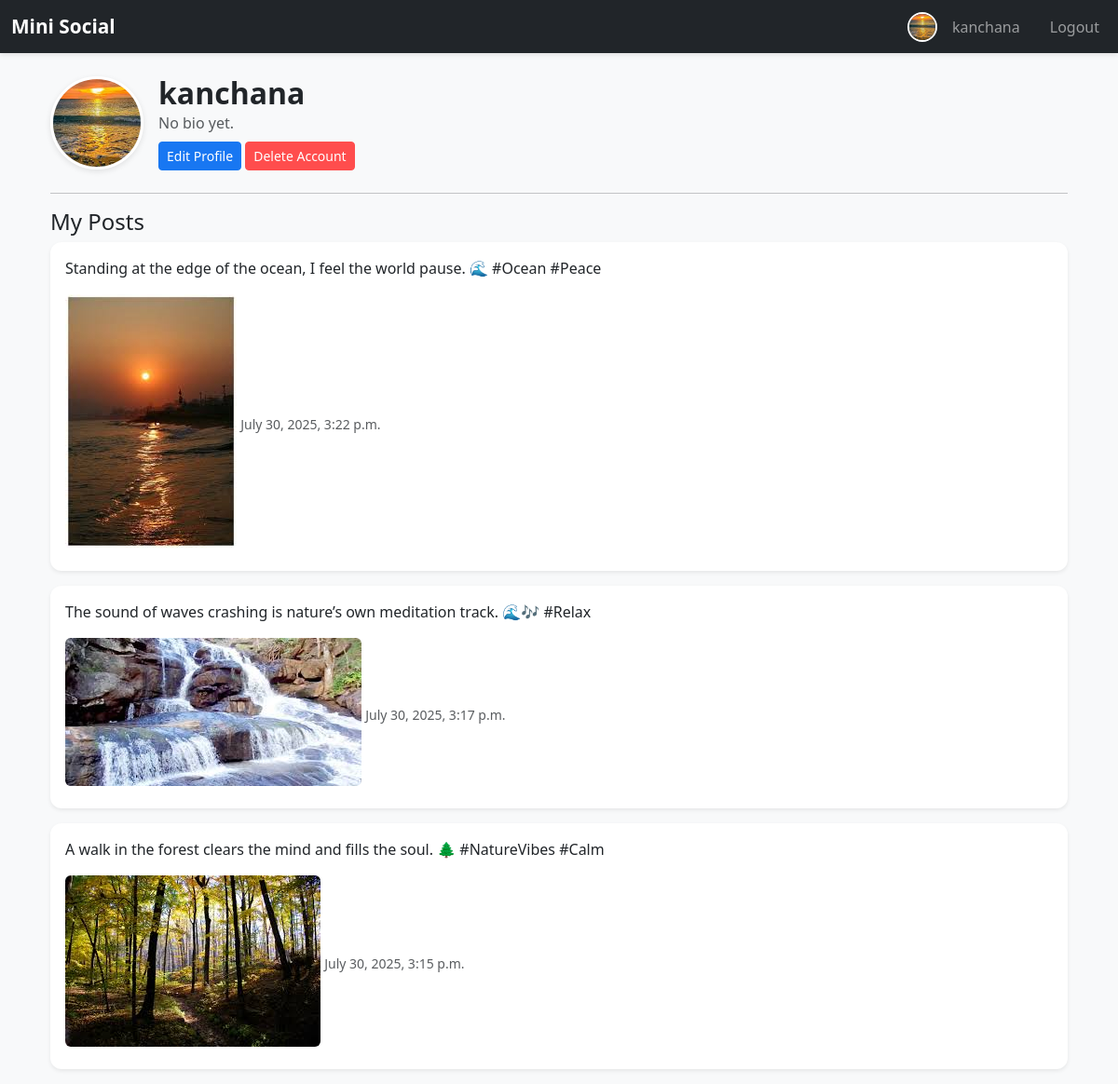
Screenshot of /accounts/profile/kanchana/ (signed in) with the database file from the repository.
### accounts/models.py (models this page shows, shortened)
class Profile(models.Model):
    user = models.OneToOneField(User, on_delete=models.CASCADE)
    bio = models.TextField(blank=True, null=True)
    profile_picture = models.ImageField(
        upload_to='profiles/',
        default='images/default_profile.jpg',  # ✅ Path in STATIC/MEDIA
        blank=True,
        null=True
    )

### posts/models.py (models this page shows, shortened)
class Post(models.Model):
    user = models.ForeignKey(User, on_delete=models.CASCADE)
    content = models.TextField()
    image = models.ImageField(upload_to='posts/', null=True, blank=True)
    created_at = models.DateTimeField(auto_now_add=True)

### accounts/views.py (the view)
# urls.py: path('profile/<str:username>/', views.profile_view, name='profile'),
@login_required
def profile_view(request, username):
    profile_user = get_object_or_404(Profile, user__username=username)
    posts = Post.objects.filter(user=profile_user.user).order_by('-created_at')
    return render(request, 'accounts/profile.html', {
        'profile_user': profile_user.user,
        'profile': profile_user,
        'posts': posts
    })

### templates/accounts/profile.html (shortened to what this page needs)
{% extends 'base.html' %}
{% load static %}
{% block content %}
<div class="container mt-4">
    <div class="profile-header d-flex align-items-center gap-3 mb-4">
        {% if profile.profile_picture %}
            <img src="{{ profile.profile_picture.url }}" alt="Profile Picture"
                 class="rounded-circle" width="100" height="100" style="object-fit: cover;">
        {% else %}
            <img src="{% static 'images/default_profile.jpg' %}" alt="Default Profile"
                 class="rounded-circle" width="100" height="100" style="object-fit: cover;">
        {% endif %}
        <div>
            <h2 class="mb-0">{{ profile.user.username }}</h2>
            <p class="text-muted mb-0">{{ profile.bio|default:"No bio yet." }}</p>
            {% if request.user == profile.user %}
                <a href="{% url 'edit_profile' profile.user.username %}"
                   class="btn btn-sm btn-primary mt-2">Edit Profile</a>
                <form method="post" action="{% url 'delete_account' profile.user.username %}"
                      class="d-inline"
                      onsubmit="return confirm('Are you sure you want to delete your account? This action cannot be undone.');">
                    <button type="submit" class="btn btn-sm btn-danger mt-2">Delete Account</button>
                </form>
            {% endif %}
        </div>
    </div>
    <hr>
    <h4>My Posts</h4>
    {% for post in posts %}
        <div class="card mb-3 shadow-sm">
            <div class="card-body">
                <p>{{ post.content }}</p>
                {% if post.image %}
                    <img src="{{ post.image.url }}" class="img-fluid rounded mb-2"
                         style="max-height: 400px; object-fit: cover;">
                {% endif %}
                <small class="text-muted">{{ post.created_at }}</small>
            </div>
        </div>
    {% empty %}
        <p class="text-muted">No posts yet.</p>
    {% endfor %}
</div>
{% endblock %}

### templates/base.html (shortened to what this page needs)
{% load static %}
<!DOCTYPE html>
<html lang="en">
<head>
    <link href="https://cdn.jsdelivr.net/npm/bootstrap@5.3.0/dist/css/bootstrap.min.css" rel="stylesheet">
    <link rel="stylesheet" href="{% static 'css/styles.css' %}">
</head>
<body>
<nav class="navbar navbar-expand-lg navbar-dark bg-dark">
    <div class="container-fluid">
        <a class="navbar-brand" href="{% url 'home' %}">Mini Social</a>
        <div class="collapse navbar-collapse" id="navbarNav">
            <ul class="navbar-nav ms-auto">
                {% if user.is_authenticated %}
                    <li class="nav-item d-flex align-items-center me-3">
                        {% if user.profile.profile_picture %}
                            <img src="{{ user.profile.profile_picture.url }}"
                                 class="rounded-circle me-2" width="32" height="32" style="object-fit: cover;">
                        {% else %}
                            <img src="{% static 'images/default_profile.jpg' %}"
                                 class="rounded-circle me-2" width="32" height="32" style="object-fit: cover;">
                        {% endif %}
                        <a class="nav-link" href="{% url 'profile' user.username %}">{{ user.username }}</a>
                    </li>
                    <li class="nav-item">
                        <form method="post" action="{% url 'logout' %}" class="d-inline">
                            <button type="submit" class="btn btn-link nav-link" style="text-decoration:none;">
                                Logout
                            </button>
                        </form>
                    </li>
                {% endif %}
            </ul>
        </div>
    </div>
</nav>
<div class="container mt-4">
    {% block content %}{% endblock %}
</div>
</body>
</html>

### static/css/styles.css (style rules this page uses)
body { background-color: #f8f9fa; font-family: 'Segoe UI', Tahoma, Geneva, Verdana, sans-serif; }
a { text-decoration: none; }
.navbar { box-shadow: 0 2px 5px rgba(0, 0, 0, 0.1); }
.navbar-brand { font-weight: bold; font-size: 1.3rem; }
.navbar .rounded-circle { border: 2px solid #fff; }
.card { border-radius: 12px; overflow: hidden; border: none; box-shadow: 0 2px 6px rgba(0,0,0,0.05); }
.card-body p { font-size: 1rem; line-height: 1.5; }
.card img { border-radius: 10px; max-width: 100%; }
.btn-outline-primary:hover, .btn-primary { background-color: #1877f2; border-color: #1877f2; color: #fff; }
.btn-outline-danger:hover, .btn-danger { background-color: #ff4d4d; border-color: #ff4d4d; color: #fff; }
.profile-header { display: flex; align-items: center; gap: 15px; margin-bottom: 20px; }
.profile-header img { width: 100px; height: 100px; object-fit: cover; border-radius: 50%; border: 3px solid #fff; box-shadow: 0 2px 6px rgba(0,0,0,0.1); }
.profile-header h2 { font-weight: bold; margin: 0; }
.profile-header p { margin: 0; color: #666; }

### rows the page displays
Profile: profile_picture (picture), user.username "kanchana", bio "No bio yet."
Post: content "Standing at the edge of the ocean, I feel the world pause. 🌊 #Ocean #Peace", image (picture), created_at "July 30, 2025, 3:22 p.m."
Post: content "The sound of waves crashing is nature’s own meditation track. 🌊🎶 #Relax", image (picture), created_at "July 30, 2025, 3:17 p.m."
Post: content "A walk in the forest clears the mind and fills the soul. 🌲 #NatureVibes #Calm", image (picture), created_at "July 30, 2025, 3:15 p.m."

### other values shown
{{ user.username }} "kanchana"
